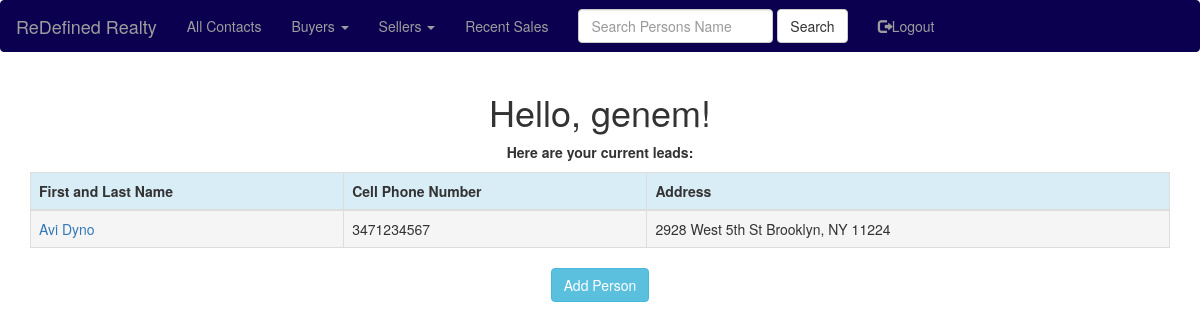
Page /people (signed in) on the earlier database version.
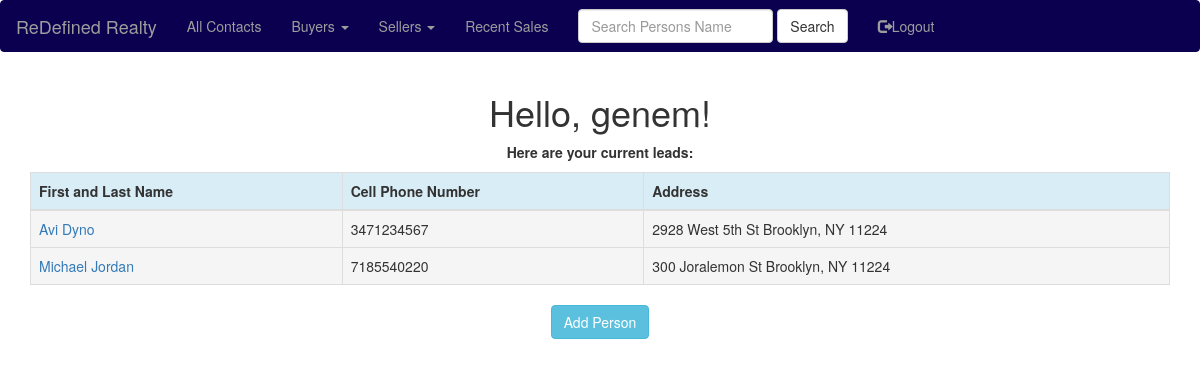
Same page on the later database version.
### app/models.py (models this page shows, shortened)
class User(UserMixin, db.Model):
    id = db.Column(db.Integer, primary_key=True)
    username = db.Column(db.String(64), index=True, unique=True)
    email = db.Column(db.String(120), index=True, unique=True)
    password_hash = db.Column(db.String(128))
    People=db.relationship('People', backref='people', lazy='dynamic')
    ProfileNotes=db.relationship('ProfileNotes', backref='profilenotes', lazy='dynamic')

class People(db.Model):
    id = db.Column(db.Integer, primary_key=True)
    first_name=db.Column(db.String(20))
    last_name=db.Column(db.String(20))
    phone_cell=db.Column(db.Integer)
    ptype=db.Column(db.String(6))
    pstatus=db.Column(db.String(7))
    notes=db.Column(db.String(140))
    house_number=db.Column(db.String(140))
    street_name=db.Column(db.String(140))
    city_name=db.Column(db.String(140))
    state_name=db.Column(db.String(140))
    zip_code=db.Column(db.String(140))
    price=db.Column(db.Integer)
    user_account_pk=db.Column(db.Integer, db.ForeignKey('user.id'))
    ProfileNotes=db.relationship('ProfileNotes', backref='peopleprofilenotes', lazy='dynamic')

### app/routes.py (the view)
@app.route('/people', methods=['GET'])
@login_required
def people():
    all_people = get_people(current_user=current_user)
    return render_template('people.html', title='People', all_people=all_people)

### app/models.py (called while the page is built)
@login.user_loader
def load_user(id):
    return User.query.get(int(id))

### app/queryfunc.py (called while the page is built)
def get_people(current_user):
    currentuser = User.query.filter_by(username=current_user.username).first()
    account_pk = currentuser.id
    all_people=People.query.filter_by(user_account_pk=account_pk).all()
    return all_people

### app/templates/people.html
{% extends "base.html" %}
{% import 'bootstrap/wtf.html' as wtf %}
{% block app_content %}
    <center><h1>Hello, {{ current_user.username }}!</h1></center>
    <div><p><b><center>Here are your current leads:</center></b></p></div>
    <div class="table-responsive">
        <table class="table table-bordered">
            <thead>
                <tr class="info">
                    <th>First and Last Name</th>
                    <th>Cell Phone Number</th>
                    <th>Address</th>
                </tr>
            </thead>
            {% for everyone in all_people %}
            <TR>
                <TD class="active"><a href="{{ url_for('view_people', people_id=everyone.id) }}">{{ everyone.first_name }}  {{ everyone.last_name }}</a></TD>
                <TD class="active">{{ everyone.phone_cell }}</TD>
                {% if everyone.house_number %}
                <TD class="active">{{ everyone.house_number }} {{ everyone.street_name }} {{ everyone.city_name }}, {{ everyone.state_name }} {{ everyone.zip_code }}</TD>
                {% endif %}
            </TR>
            {% endfor %}
        </table>
    </div>
    <center><div class="btn-group">
        <a href="{{ url_for('add_people') }}" class="btn btn-info">Add Person</a>
    </center></div>
{% endblock %}

### app/templates/base.html (shortened to what this page needs)
{% extends 'bootstrap/base.html' %}
{% block navbar %}
    <nav class="navbar bg-info navbar-inverse">
        <div class="container-fluid">
            <div class="navbar-header">
                <a class="navbar-brand" href="{{ url_for('index') }}">ReDefined Realty</a>
            </div>
            <div class="collapse navbar-collapse" id="bs-example-navbar-collapse-1">
                <ul class="nav navbar-nav navbar-left">
                    {% if current_user.is_anonymous %}
                    <li><a href="{{ url_for('login') }}"><span class="glyphicon glyphicon-log-in"></span>Login</a></li>
                    <li><a href="{{ url_for('register') }}"><span class="glyphicon glyphicon-user"></span>Register</a></li>
                    {% else %}
                    <li><a href="{{ url_for('people') }}">All Contacts</a></li>
                    <li class="dropdown">
                        <a class="dropdown-toggle" data-toggle="dropdown" href="#">Buyers
                        <span class="caret"></span></a>
                    </li>
                    <li class="dropdown">
                        <a class="dropdown-toggle" data-toggle="dropdown" href="#">Sellers
                        <span class="caret"></span></a>
                    </li>
                    <li><a href="{{ url_for('recentsales') }}">Recent Sales</a></li>
                    <form class="navbar-form navbar-left" method="post" action="{{ url_for('search_people') }}">
                        <div class="form-group">
                            <input type="text" name="search_string" class="form-control" placeholder="Search Persons Name">
                        </div>
                        <button type="submit" class="btn btn-default">Search</button>
                    </form>
                    <li><a href="{{ url_for('logout') }}"><span class="glyphicon glyphicon-log-out"></span>Logout</a></li>
                    {% endif %}
                </ul>
            </div>
        </div>
    </nav>
{% endblock %}
{% block content %}
    <div class="container">
        {% block app_content %}{% endblock %}
{% endblock %}
{% block styles %}
{{ super() }}
<link rel="stylesheet" href="/static/styles.css"/>
{% endblock %}

### app/static/styles.css (style rules this page uses)
.navbar { background-color: #0a004f; border-color: #0a004f; }
.navbar-inverse { background-color: #0a004f; border-color: #0a004f; }

Differences in the rows shown:
added People: first_name "Michael", last_name "Jordan", phone_cell "7185540220", house_number "300", street_name "Joralemon St", city_name "Brooklyn", state_name "NY", zip_code "11224"
